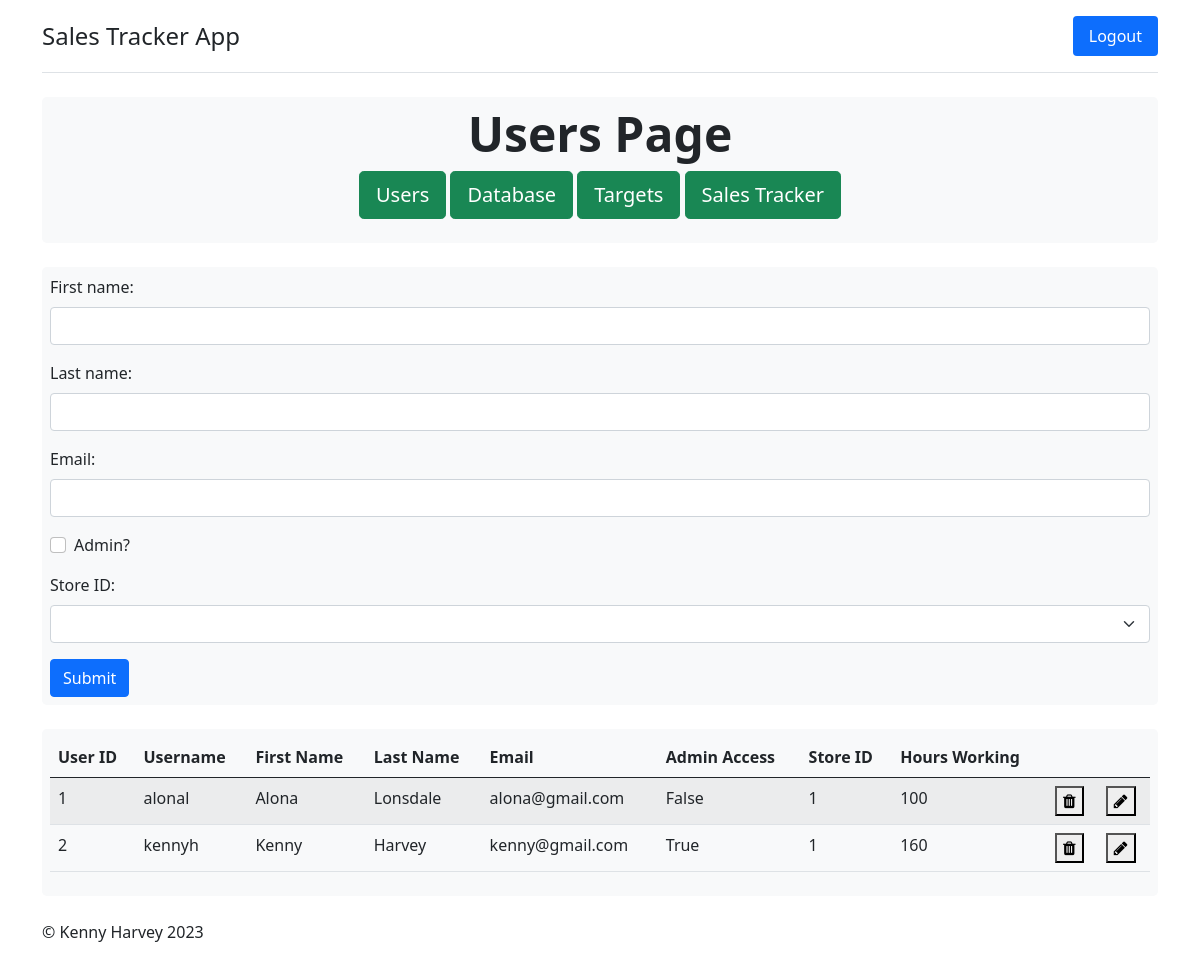
Before: /users/ (signed in) with the older database file.
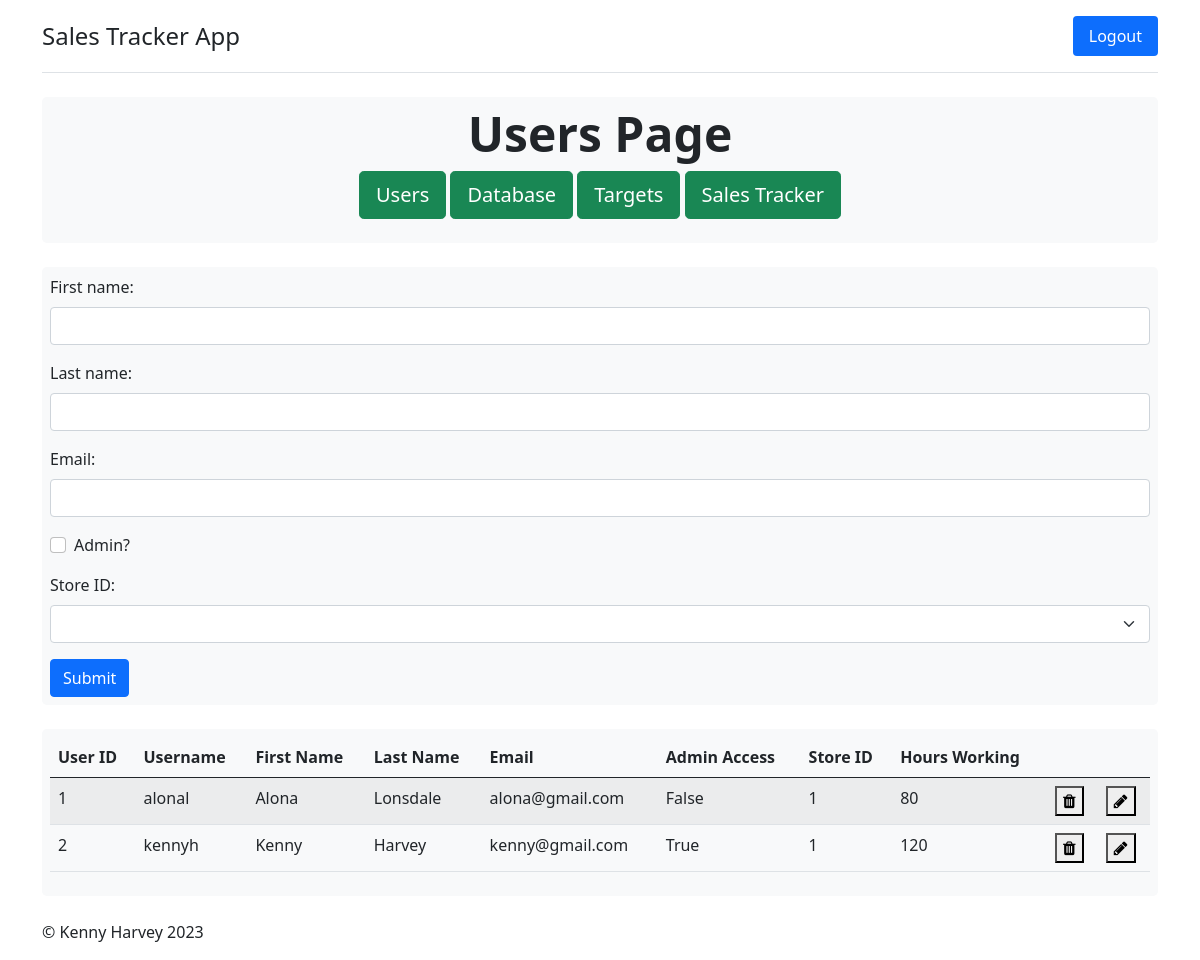
After: the same page with the newer database file.
### models/users.py (models this page shows, shortened)
class Users(UserMixin, db.Model):
    __tablename__ = 'users'
    id = db.Column(db.Integer, primary_key=True)
    username = db.Column(db.Text, nullable=False, unique=True)
    firstname = db.Column(db.Text, nullable=False)
    lastname = db.Column(db.Text, nullable=False)
    password = db.Column(db.Text, nullable=False)
    email = db.Column(db.Text, nullable=False, unique=True)
    admin = db.Column(db.Boolean, nullable=False)
    store_id = db.Column(db.Integer)
    hours_working = db.Column(db.Integer)
    is_deleted = db.Column(db.Boolean, default=False)
    user_sales = db.relationship('Sales', backref='users', lazy='dynamic')
    user_targets = db.relationship('Targets', backref='user_target', uselist=False)

### main.py (the view, shortened to what this page needs)
@app.route('/users/', methods=['GET', 'POST'])
@login_required
@active_required
@admin_required
def users():
    users_form = UsersForm()
    all_users = Users.query.filter_by(is_deleted=False).all()
    return render_template("users.html", users_form=users_form, all_users=all_users, admin=flask_login.current_user.admin)

### forms.py
class UsersForm(FlaskForm):
    user_id = HiddenField(id='user_id')
    firstname = StringField('First name:', validators=[InputRequired()])
    lastname = StringField('Last name:', validators=[InputRequired()])
    email = StringField('Email:', validators=[Email()])
    admin = BooleanField('Admin?')
    store_id = SelectField('Store ID:', choices=['', 1, 2])
    submit = SubmitField('Submit')

### main.py (called while the page is built)
@lm.user_loader
def load_user(user_id):
    return Users.query.filter_by(id=user_id).first()

def permission_required(user):
    def decorator(f):
        @wraps(f)
        def decorated_function(*args, **kwargs):
            if not user.admin:
                abort(403)
            return f(*args, **kwargs)
        return decorated_function
    return decorator

def required(user):
    def decorator(f):
        @wraps(f)
        def decorated_function(*args, **kwargs):
            if user.is_deleted:
                abort(403)
            return f(*args, **kwargs)
        return decorated_function
    return decorator

### templates/users.html (shortened to what this page needs)
<!DOCTYPE html>
<html lang="en">
<head>
	<link href="https://cdn.jsdelivr.net/npm/bootstrap@5.0.2/dist/css/bootstrap.min.css" rel="stylesheet">
	<link rel="stylesheet" href="https://cdnjs.cloudflare.com/ajax/libs/font-awesome/4.7.0/css/font-awesome.min.css">
	{% from 'bootstrap5/form.html' import render_form %}
</head>
<body>
<div class="container">
			<header class="header">
				<nav class="d-flex flex-wrap justify-content-center py-3 mb-4 border-bottom" >
					<a href="/" class="d-flex align-items-center mb-3 mb-md-0 me-md-auto text-dark text-decoration-none">
						<span class="fs-4">Sales Tracker App</span>
					</a>
					<ul class="nav nav-pills">
						<li class="nav-item">
							<a href="/logout" class="nav-link active" aria-current="page">Logout</a>
						</li>
					</ul>
				</nav>
			</header>
			<div class="p-2 mb-4 bg-light rounded-3">
				<div class="text-center">
					<h1 class="display-5 fw-bold">Users Page</h1>
					<p>
						<a class="btn btn-lg btn-success" href="/users/" role="button">Users</a>
                        <a class="btn btn-lg btn-success" href="/database/" role="button">Database</a>
                        <a class="btn btn-lg btn-success" href="/targets/" role="button">Targets</a>
                        <a class="btn btn-lg btn-success" href="/sales/" role="button">Sales Tracker</a>
					</p>
				</div>
			</div>
			<div id="users_form" class="p-2 mb-4 bg-light rounded-3">
				{{ render_form(users_form) }}
			</div>
			<div id="users_list" class="p-2 mb-4 bg-light rounded-3">
				<table id="data" class="table table-striped">
					<thead>
					  <tr>
						<th>User ID</th>
						<th>Username</th>
						<th>First Name</th>
						<th>Last Name</th>
						<th>Email</th>
						<th>Admin Access</th>
						<th>Store ID</th>
						<th>Hours Working</th>
						<th></th>
						<th></th>
					  </tr>
					</thead>
					<tbody>
					  {% for user in all_users %}
					  	{% if current_user.store_id == user.store_id %}
							<tr>
							  <td>{{ user.id }}</td>
							  <td>{{ user.username }}</td>
							  <td>{{ user.firstname }}</td>
							  <td>{{ user.lastname }}</td>
							  <td>{{ user.email }}</td>
							  <td>{{ user.admin }}</td>
							  <td>{{ user.store_id }}</td>
							  <td>{{ user.hours_working }}</td>
							  <td>
								  <form method="POST" action="{{ url_for('delete_user', user_id=user.id) }}">
								  <button type="submit" onclick="return confirm('Are you sure you want to delete user {{user.username}}?')"><i class="fa fa-trash"></i></button></form> </td>
								  <td><button id="{{user.id}}" onclick="add_id(this.id)"><i class="fa fa-pencil"></i></button></td>
							</tr>
					  	{% endif %}
					  {% endfor %}
					</tbody>
			  	</table>
			</div>
			<footer class="footer">
				<p>&copy; Kenny Harvey 2023</p>
			</footer>
		</div>
</body>
</html>

Changed rows visible on the page:
changed Users "alonal": hours_working "100" → "80"
changed Users "kennyh": hours_working "160" → "120"
